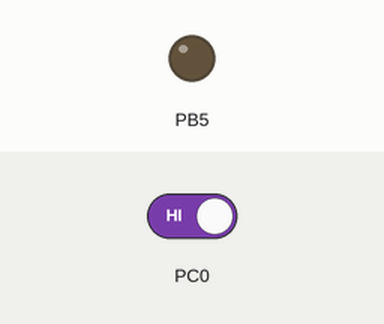
This program was run on a simulated ATmega328P, built with avr-gcc and emulated at 16 MHz. Parts: output pins drawn as LEDs (lit = HIGH). The test bench sets the inputs (shaded band); at power-on: PC0 HIGH.

Above: at 1.2 s.
1.3 s: PC0 driven LOW
At 2.3 s:
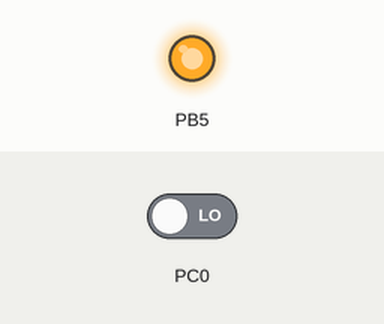
2.8 s: PC0 driven HIGH
At 3.4 s:
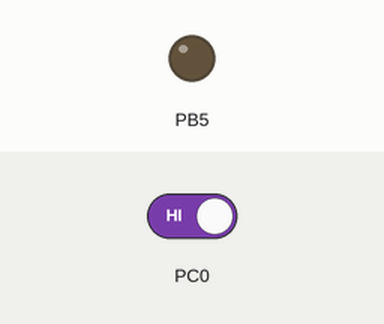
Timing chart, 0 to 5.8 s (numbered marks = the images above; inputs shaded):
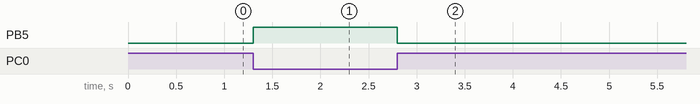

Measured:
- after the input at 1.3 s, PB5: LOW → HIGH at once
- after the input at 2.8 s, PB5: HIGH → LOW at once

The program:

main.c
```c
/*
 * File: switch_led_control.c
 * Created: 30-08-2023 04:08:25 PM
 * Author: vingyan
 * Description: This program controls an LED (connected to PB5) based on the state of a switch (connected to PC0).
 *
 * Detailed Explanation:
 * 1. F_CPU is defined as 16 MHz for delay functions.
 * 2. PC0 is set as input to read the state of the switch.
 * 3. PB5 is set as output to control the LED.
 * 4. Inside the while loop:
 *    a. If the switch (PC0) is pressed (low), the LED (PB5) is turned on.
 *    b. If the switch (PC0) is not pressed (high), the LED (PB5) is turned off.
 *    c. The loop continuously checks the state of the switch and updates the LED accordingly.
 */

// Define the clock frequency for delay functions
#define F_CPU 16000000

#include <avr/io.h>         // AVR Standard I/O Library
#include <util/delay.h>     // AVR Delay Functions Library

int main(void)
{
    // Setting PC0 as input (switch) and PB5 as output (LED)
    DDRC &= ~(1U << PC0);   // Set PC0 as input
    DDRB |= (1U << PB5);    // Set PB5 as output

    while (1) // Infinite loop
    {
        if (!(PINC & (1U << PC0))) // If switch is pressed (PC0 is low)
        {
            PORTB |= (1U << PB5); // Turn on LED (PB5)
        }
        else // If switch is not pressed (PC0 is high)
        {
            PORTB &= ~(1U << PB5); // Turn off LED (PB5)
        }
    }
}
```
